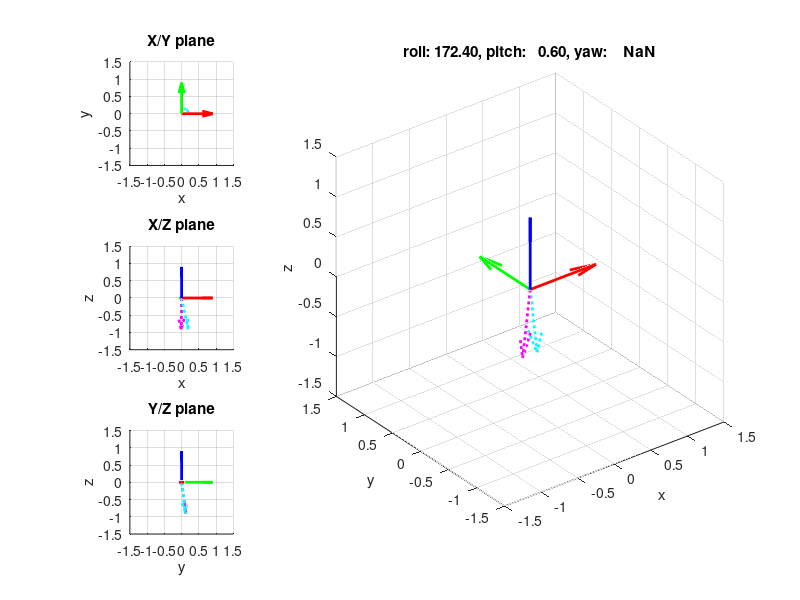

The MATLAB source for this figure:
a = [
     -690
     8843
     -66280
     ]/65535;
 
m = [
     13699
     8843
     -66280
     ]/65535;

clc;
 
pitch = -asind(a(1));
roll  = atan2d(a(2), a(3));
yaw   = NaN;
 
%% Plotify!

close all; figure('Name', 'LOL', 'NumberTitle', 'off');

O = [0 0 0];
X = [1 0 0];
Y = [0 1 0];
Z = [0 0 1];

subplot(3,3,1);
quiver3(O(1), O(2), O(3), X(1), X(2), X(3), 'r', 'LineWidth', 2); hold on;
quiver3(O(1), O(2), O(3), Y(1), Y(2), Y(3), 'g', 'LineWidth', 2);
quiver3(O(1), O(2), O(3), Z(1), Z(2), Z(3), 'b', 'LineWidth', 2);
quiver3(O(1), O(2), O(3), a(1), a(2), a(3), ':m', 'LineWidth', 2);
quiver3(O(1), O(2), O(3), m(1), m(2), m(3), ':c', 'LineWidth', 2);
xlim([-1.5 1.5]); ylim([-1.5 1.5]); zlim([-1.5 1.5]);
view(0, 90);
xlabel('x');
ylabel('y');
zlabel('z');
title('X/Y plane');
axis square;

subplot(3,3,4);
quiver3(O(1), O(2), O(3), X(1), X(2), X(3), 'r', 'LineWidth', 2); hold on;
quiver3(O(1), O(2), O(3), Y(1), Y(2), Y(3), 'g', 'LineWidth', 2);
quiver3(O(1), O(2), O(3), Z(1), Z(2), Z(3), 'b', 'LineWidth', 2);
quiver3(O(1), O(2), O(3), a(1), a(2), a(3), ':m', 'LineWidth', 2);
quiver3(O(1), O(2), O(3), m(1), m(2), m(3), ':c', 'LineWidth', 2);
xlim([-1.5 1.5]); ylim([-1.5 1.5]); zlim([-1.5 1.5]);
view(0, 0);
xlabel('x');
ylabel('y');
zlabel('z');
title('X/Z plane');
axis square;

subplot(3,3,7);
quiver3(O(1), O(2), O(3), X(1), X(2), X(3), 'r', 'LineWidth', 2); hold on;
quiver3(O(1), O(2), O(3), Y(1), Y(2), Y(3), 'g', 'LineWidth', 2);
quiver3(O(1), O(2), O(3), Z(1), Z(2), Z(3), 'b', 'LineWidth', 2);
quiver3(O(1), O(2), O(3), a(1), a(2), a(3), ':m', 'LineWidth', 2);
quiver3(O(1), O(2), O(3), m(1), m(2), m(3), ':c', 'LineWidth', 2);
xlim([-1.5 1.5]); ylim([-1.5 1.5]); zlim([-1.5 1.5]);
view(90, 0);
xlabel('x');
ylabel('y');
zlabel('z');
title('Y/Z plane');
axis square;

subplot(3,3, [2:3, 5:6, 8:9]);
quiver3(O(1), O(2), O(3), X(1), X(2), X(3), 'r', 'LineWidth', 2); hold on;
quiver3(O(1), O(2), O(3), Y(1), Y(2), Y(3), 'g', 'LineWidth', 2);
quiver3(O(1), O(2), O(3), Z(1), Z(2), Z(3), 'b', 'LineWidth', 2);
quiver3(O(1), O(2), O(3), a(1), a(2), a(3), ':m', 'LineWidth', 2);
quiver3(O(1), O(2), O(3), m(1), m(2), m(3), ':c', 'LineWidth', 2);
xlim([-1.5 1.5]); ylim([-1.5 1.5]); zlim([-1.5 1.5]);
title(sprintf('roll: %6.2f, pitch: %6.2f, yaw: %6.2f', roll, pitch, yaw));
xlabel('x');
ylabel('y');
zlabel('z');
axis square;
rotate3d;